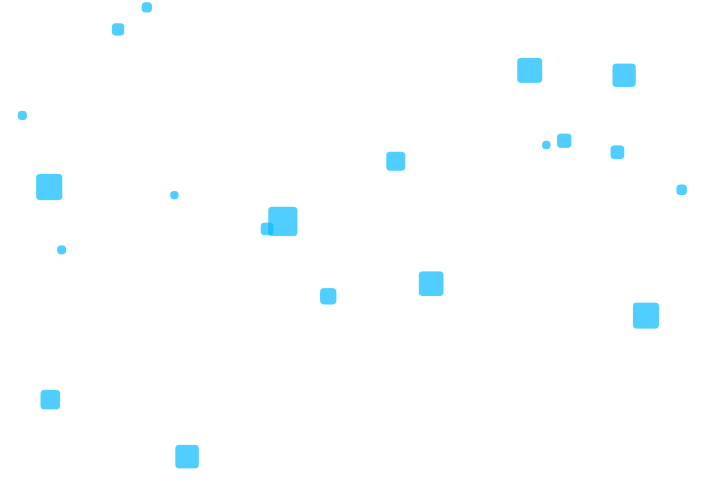
Frame 1 (no input)
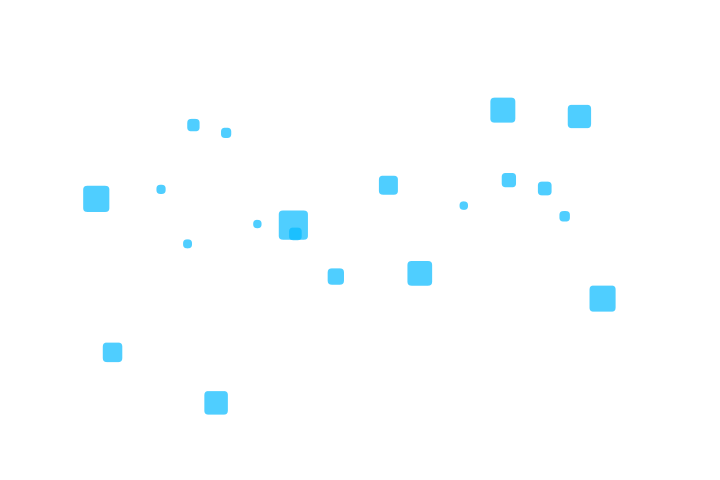
Frame 60 (the mouse pressed at the canvas centre just before this capture)
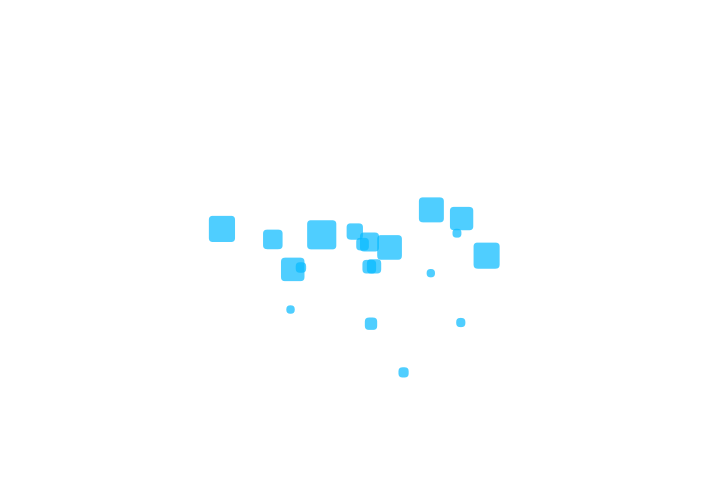
Frame 120 (the mouse held since frame 60 and released just before this capture)

The Processing sketch that drew these frames (run headless with seeded random() and noise(); from frame 60 on, the mouse is pressed at the canvas centre):

// Processing sketch: exercise03
// ── exercise03.pde
/*
Nature of Code - Chapter 2
 Exercise 2.3: Ojects avoiding the edges
 
 Author: Fabio Sasseron
 https://github.com/whysasse/mcqb
 */

Clubber[] clubbers = new Clubber[20];
float n;

void setup() {
  size(720, 480);
  smooth();
  for (int i = 0; i < clubbers.length; i++) {
    clubbers[i] = new Clubber(random(1, 4), random(0, width), random(0, height));
  }
}

void draw() {
  background(255);

  //Clubbers
  for (Clubber c : clubbers) {

    //DO NOT APPLY GRAVITY OR WIND!
    //THE FORCES AROUND THE EDGES ARE ENOUGH!!!
    
    //PVector gravity = new PVector(0, 0.02);
    //gravity.mult(c.mass);
    //c.applyForce(gravity);

    //PVector wind = new PVector(0.02, 0);
    //c.applyForce(wind);

    PVector force = new PVector(c.calcWindX(c.location.x), c.calcWindY(c.location.y));
    c.applyForce(force);

    c.update();
    c.display();
    //NO NEED TO CHECK THE EDGES, THE OBJECTS ARE NEVER GOING TO TOUCH THEM
    //c.checkEdges();
  }
}
// ── Clubber.pde
/*
Nature of Code - Chapter 2
 Exercise 2.3: Balls avoid the edges
 
 Author: Fabio Sasseron
 https://github.com/whysasse/mcqb
 */

class Clubber {

  PVector location, velocity, acceleration, screen;
  //PVector windWE, windSN;
  float mass, alpha, x, y, n;

  Clubber(float m, float x, float y) {
    mass = m;
    location = new PVector(x, y);
    velocity = new PVector(0, 0);
    acceleration = new PVector(0, 0); 
    alpha = 180;

    //screen = new PVector(width, height);
    //windWE = new PVector(random(-0.1, -0.01), 0); //works on Y axis
    //windSN = new PVector(0, random(-0.1, -0.01)); //works on X axis
  }

  void applyForce(PVector force) {
    PVector f = PVector.div(force, mass);
    acceleration.add(f);
  }

  void update() {
    velocity.add(acceleration);
    location.add(velocity);
    acceleration.mult(0);
  }

  void display() {
    noStroke();
    fill(5, 186, 255, alpha);
    rectMode(CENTER);
    rect(location.x, location.y, mass*8, mass*8, 4);
    if (alpha < 180) {
      alpha++;
    }
  }

  void faint() { //NEEDS COLLISION DETECTION... 
    alpha = 0;
  }

  float calcWindX(float _x) {
    x = _x;
    n = 0;
    n = map(x, 0, width, 0.1, -0.1);
    return n;
  }

  float calcWindY(float _y) {
    y = _y;
    n = 0;
    n = map(y, 0, height, 0.1, -0.1);
    return n;
  }

  //NOT USED, THE OBJECTS NEVER TOUCH THE EDGES! 
  //void checkEdges() {

  //  //BOUNCES ON THE EDGES
  //  if (location.x > width) {
  //    location.x = width;
  //    velocity.x *= -1;
  //  } else if (location.x < 0) {
  //    velocity.x *= -1;
  //    location.x = 0;
  //  }

  //  if (location.y > height) {
  //    location.y = height;
  //    velocity.y *= -1;
  //  } else if (location.y < 0) {
  //    velocity.y *= -1;
  //    location.y = 0;
  //  }
  //}
}
